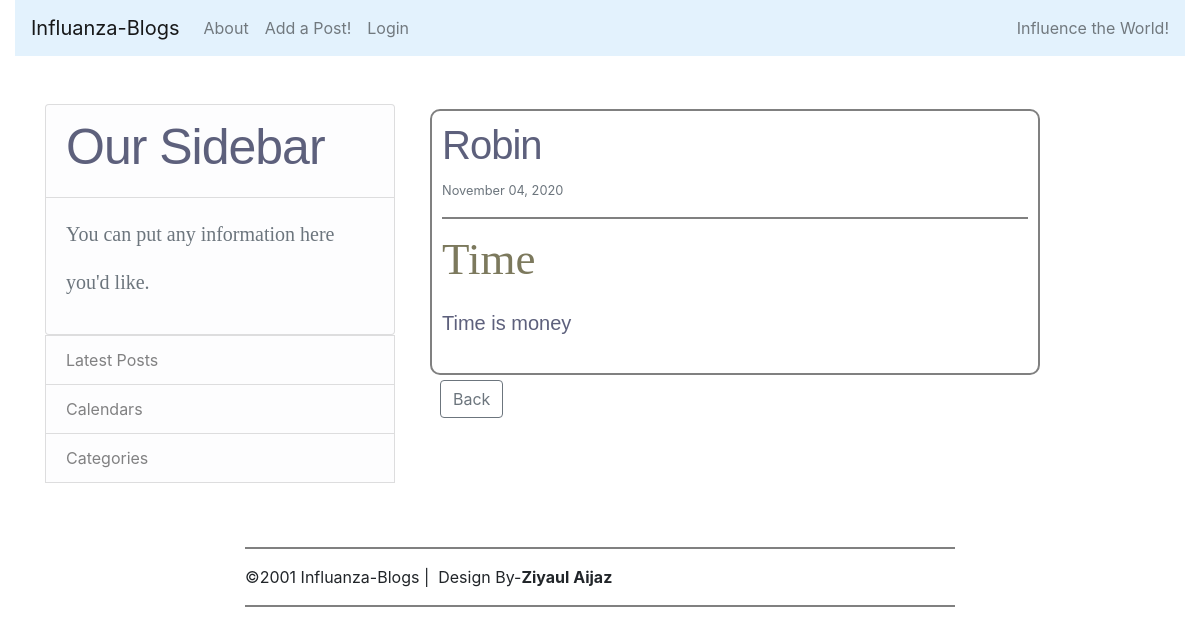
Screenshot of /article/15 with the database file from the repository.
### blog/models.py (models this page shows, shortened)
class Post(models.Model):
	title=models.CharField(max_length=100)
	content= RichTextField(blank=True, null=True)
	date_posted= models.DateTimeField(default=timezone.now)
	author= models.ForeignKey(User, on_delete=models.CASCADE)
	category=models.CharField(max_length=255, default='Uncategorized')
	likes= models.ManyToManyField(User, related_name='blog_posts')
	header_image= models.ImageField(null=True, blank=True, upload_to="images/")

### blog/views.py (the view)
# urls.py: path('article/<int:id>',views.detail_view,name='article_detail'),
def detail_view(request, id):
	context={}
	context["post"]=Post.objects.get(id=id)
	return render(request,'blog/article_detail.html',context)

### blog/templates/blog/article_detail.html (shortened to what this page needs)
{% extends "blog/basic.html" %}
{% block content %}
<article class="media content-section" style="width: 610px; border: 2px solid gray;
              padding: 10px; border-radius: 10px;
                              margin:5px;">
    <div class="media-body">
        <div class="article-metadata">
            <h3 style="font-family: 'Arial Black', sans-serif;font-size: 2.5em;letter-spacing: -1px;background-color: ;color: #5d607c;">{{post.author}}</h3>
            <small class="text-muted">{{post.date_posted|date:"F d, Y"}}</small>
        </div>
        <hr style="height:2px;border-width:0;color:gray;background-color:gray">
            <h2 class="article-title" style="color: #7c795d; font-family: 'Trocchi', serif; font-size: 45px; font-weight: normal; line-height: 48px; margin: 0;">{{post.title}}</h2><br>
            <p class="article-content" style=" color: #5d607c; font-family: 'Source Sans Pro', sans-serif; font-size: 20px; font-weight: 400; line-height: 32px; margin: 0 0 24px; ">{{post.content|safe}}</p>
    </div>
</article><div class="container">
    <a href="{% url 'blog-home' %}"><button type="submit" class="btn btn-outline-secondary">Back</button></a>
</div>
{% endblock %}

### rows the page displays
Post: author "Robin", date_posted "November 04, 2020", title "Time", content "Time is money"
